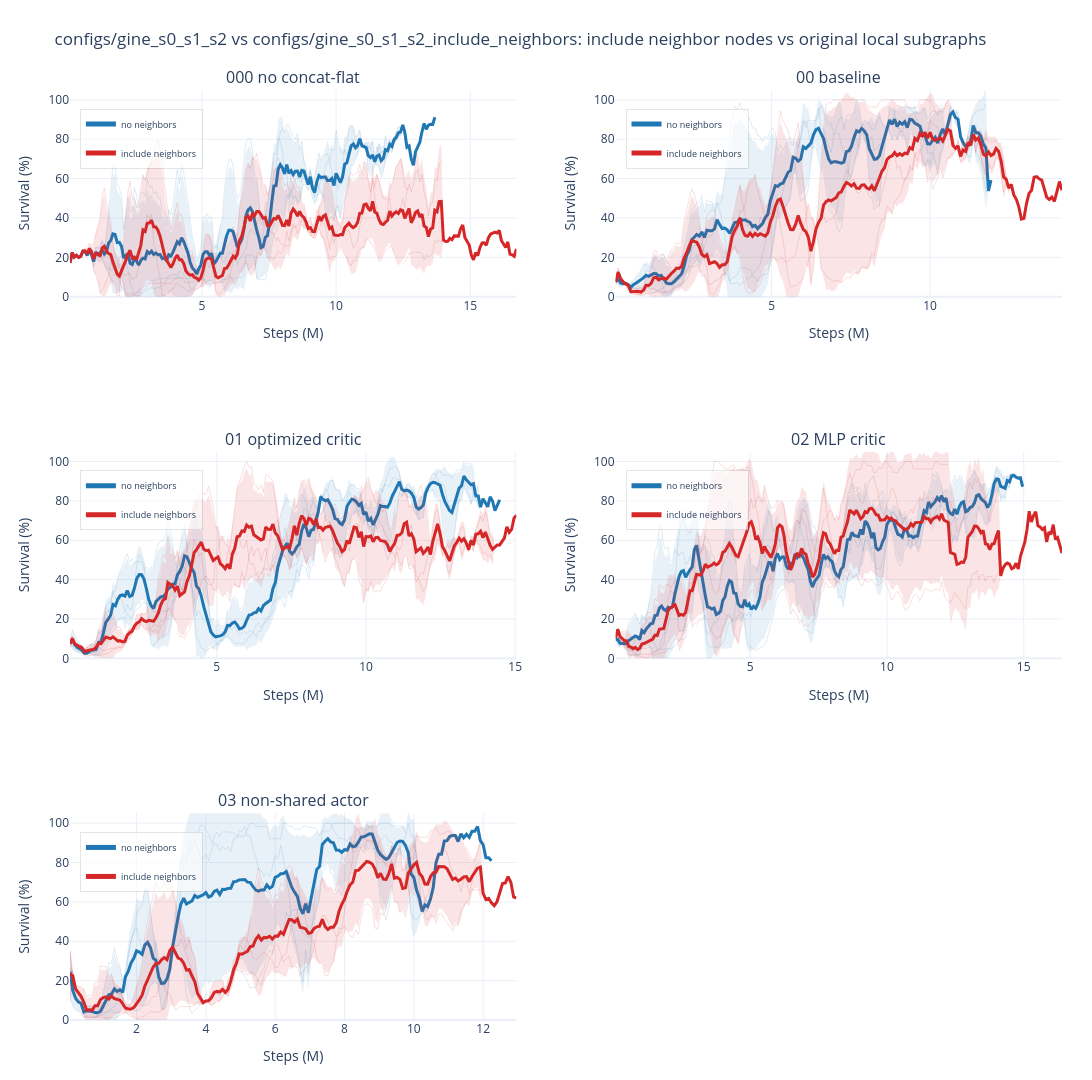

Write notebook code for a chart like this one.
### Markdown cell above
## GINE Include Neighbors

### Code cell
gine_neighbor_result = wm.plot_gine_neighbors_vs_original()
gine_neighbor_result["fig"]

### Figure 1 — Plotly figure (JSON) as saved in the notebook; plotly's stock layout.template omitted (floating-point values rounded to 4 significant figures; data arrays with more than 128 entries replaced by an {"elided": "..."} marker saying what was removed)
{"data": [{"hovertemplate": "<b>base | best_000_shared_actor_gnn_gine_a4_no_concat_flat_critic_gnn_legacy_update_s0</b><br>step: %{x:.2f}M<br>smoothed value: %{y:.3f}<extra></extra>", "legend": "legend", "legendgroup": "mean_subplot1:no neighbors", "line": {"color": "#1f77b4", "dash": "solid", "width": 1}, "mode": "lines", "name": "no neighbors member", "opacity": 0.14, "showlegend": false, "type": "scatter", "x": {"elided": "171 float values"}, "xaxis": "x", "y": {"elided": "171 float values"}, "yaxis": "y"}, {"hovertemplate": "<b>base | best_000_shared_actor_gnn_gine_a4_no_concat_flat_critic_gnn_legacy_update_s1</b><br>step: %{x:.2f}M<br>smoothed value: %{y:.3f}<extra></extra>", "legend": "legend", "legendgroup": "mean_subplot1:no neighbors", "line": {"color": "#1f77b4", "dash": "solid", "width": 1}, "mode": "lines", "name": "no neighbors member", "opacity": 0.14, "showlegend": false, "type": "scatter", "x": {"elided": "157 float values"}, "xaxis": "x", "y": {"elided": "157 float values"}, "yaxis": "y"}, {"hovertemplate": "<b>base | best_000_shared_actor_gnn_gine_a4_no_concat_flat_critic_gnn_legacy_update_s2</b><br>step: %{x:.2f}M<br>smoothed value: %{y:.3f}<extra></extra>", "legend": "legend", "legendgroup": "mean_subplot1:no neighbors", "line": {"color": "#1f77b4", "dash": "solid", "width": 1}, "mode": "lines", "name": "no neighbors member", "opacity": 0.14, "showlegend": false, "type": "scatter", "x": {"elided": "154 float values"}, "xaxis": "x", "y": {"elided": "154 float values"}, "yaxis": "y"}, {"fill": "toself", "fillcolor": "rgba(31,119,180,0.1)", "hoverinfo": "skip", "legend": "legend", "legendgroup": "mean_subplot1:no neighbors", "line": {"color": "rgba(0,0,0,0)", "width": 0}, "mode": "lines", "name": "no neighbors std", "showlegend": false, "type": "scatter", "x": {"elided": "342 float values"}, "xaxis": "x", "y": {"elided": "342 float values"}, "yaxis": "y"}, {"customdata": {"elided": "171 int values"}, "hovertemplate": "<b>no neighbors</b><br>metric: test/charts/episodic_survival<br>runs at step: %{customdata}<br>step: %{x:.2f}M<br>mean of smoothed seeds: %{y:.3f}<extra></extra>", "legend": "legend", "legendgroup": "mean_subplot1:no neighbors", "line": {"color": "#1f77b4", "dash": "solid", "width": 3}, "mode": "lines", "name": "no neighbors", "opacity": 1, "showlegend": true, "type": "scatter", "x": {"elided": "171 float values"}, "xaxis": "x", "y": {"elided": "171 float values"}, "yaxis": "y"}, {"hovertemplate": "<b>neighbors | best_000_shared_actor_gnn_gine_a4_no_concat_flat_critic_gnn_legacy_update_s0</b><br>step: %{x:.2f}M<br>smoothed value: %{y:.3f}<extra></extra>", "legend": "legend", "legendgroup": "mean_subplot1:include neighbors", "line": {"color": "#d62728", "dash": "solid", "width": 1}, "mode": "lines", "name": "include neighbors member", "opacity": 0.14, "showlegend": false, "type": "scatter", "x": {"elided": "209 float values"}, "xaxis": "x", "y": {"elided": "209 float values"}, "yaxis": "y"}, {"hovertemplate": "<b>neighbors | best_000_shared_actor_gnn_gine_a4_no_concat_flat_critic_gnn_legacy_update_s1</b><br>step: %{x:.2f}M<br>smoothed value: %{y:.3f}<extra></extra>", "legend": "legend", "legendgroup": "mean_subplot1:include neighbors", "line": {"color": "#d62728", "dash": "solid", "width": 1}, "mode": "lines", "name": "include neighbors member", "opacity": 0.14, "showlegend": false, "type": "scatter", "x": {"elided": "159 float values"}, "xaxis": "x", "y": {"elided": "159 float values"}, "yaxis": "y"}, {"hovertemplate": "<b>neighbors | best_000_shared_actor_gnn_gine_a4_no_concat_flat_critic_gnn_legacy_update_s2</b><br>step: %{x:.2f}M<br>smoothed value: %{y:.3f}<extra></extra>", "legend": "legend", "legendgroup": "mean_subplot1:include neighbors", "line": {"color": "#d62728", "dash": "solid", "width": 1}, "mode": "lines", "name": "include neighbors member", "opacity": 0.14, "showlegend": false, "type": "scatter", "x": {"elided": "174 float values"}, "xaxis": "x", "y": {"elided": "174 float values"}, "yaxis": "y"}, {"fill": "toself", "fillcolor": "rgba(214,39,40,0.12)", "hoverinfo": "skip", "legend": "legend", "legendgroup": "mean_subplot1:include neighbors", "line": {"color": "rgba(0,0,0,0)", "width": 0}, "mode": "lines", "name": "include neighbors std", "showlegend": false, "type": "scatter", "x": {"elided": "418 float values"}, "xaxis": "x", "y": {"elided": "418 float values"}, "yaxis": "y"}, {"customdata": {"elided": "209 int values"}, "hovertemplate": "<b>include neighbors</b><br>metric: test/charts/episodic_survival<br>runs at step: %{customdata}<br>step: %{x:.2f}M<br>mean of smoothed seeds: %{y:.3f}<extra></extra>", "legend": "legend", "legendgroup": "mean_subplot1:include neighbors", "line": {"color": "#d62728", "dash": "solid", "width": 3}, "mode": "lines", "name": "include neighbors", "opacity": 1, "showlegend": true, "type": "scatter", "x": {"elided": "209 float values"}, "xaxis": "x", "y": {"elided": "209 float values"}, "yaxis": "y"}, {"hovertemplate": "<b>base | best_00_shared_actor_gnn_gine_a4_concat_flat_critic_gnn_legacy_update_s0</b><br>step: %{x:.2f}M<br>smoothed value: %{y:.3f}<extra></extra>", "legend": "legend2", "legendgroup": "mean_subplot2:no neighbors", "line": {"color": "#1f77b4", "dash": "solid", "width": 1}, "mode": "lines", "name": "no neighbors member", "opacity": 0.14, "showlegend": false, "type": "scatter", "x": {"elided": "147 float values"}, "xaxis": "x2", "y": {"elided": "147 float values"}, "yaxis": "y2"}, {"hovertemplate": "<b>base | best_00_shared_actor_gnn_gine_a4_concat_flat_critic_gnn_legacy_update_s1</b><br>step: %{x:.2f}M<br>smoothed value: %{y:.3f}<extra></extra>", "legend": "legend2", "legendgroup": "mean_subplot2:no neighbors", "line": {"color": "#1f77b4", "dash": "solid", "width": 1}, "mode": "lines", "name": "no neighbors member", "opacity": 0.14, "showlegend": false, "type": "scatter", "x": {"elided": "130 float values"}, "xaxis": "x2", "y": {"elided": "130 float values"}, "yaxis": "y2"}, {"hovertemplate": "<b>base | best_00_shared_actor_gnn_gine_a4_concat_flat_critic_gnn_legacy_update_s2</b><br>step: %{x:.2f}M<br>smoothed value: %{y:.3f}<extra></extra>", "legend": "legend2", "legendgroup": "mean_subplot2:no neighbors", "line": {"color": "#1f77b4", "dash": "solid", "width": 1}, "mode": "lines", "name": "no neighbors member", "opacity": 0.14, "showlegend": false, "type": "scatter", "x": {"elided": "149 float values"}, "xaxis": "x2", "y": {"elided": "149 float values"}, "yaxis": "y2"}, {"fill": "toself", "fillcolor": "rgba(31,119,180,0.1)", "hoverinfo": "skip", "legend": "legend2", "legendgroup": "mean_subplot2:no neighbors", "line": {"color": "rgba(0,0,0,0)", "width": 0}, "mode": "lines", "name": "no neighbors std", "showlegend": false, "type": "scatter", "x": {"elided": "298 float values"}, "xaxis": "x2", "y": {"elided": "298 float values"}, "yaxis": "y2"}, {"customdata": {"elided": "149 int values"}, "hovertemplate": "<b>no neighbors</b><br>metric: test/charts/episodic_survival<br>runs at step: %{customdata}<br>step: %{x:.2f}M<br>mean of smoothed seeds: %{y:.3f}<extra></extra>", "legend": "legend2", "legendgroup": "mean_subplot2:no neighbors", "line": {"color": "#1f77b4", "dash": "solid", "width": 3}, "mode": "lines", "name": "no neighbors", "opacity": 1, "showlegend": true, "type": "scatter", "x": {"elided": "149 float values"}, "xaxis": "x2", "y": {"elided": "149 float values"}, "yaxis": "y2"}, {"hovertemplate": "<b>neighbors | best_00_shared_actor_gnn_gine_a4_concat_flat_critic_gnn_legacy_update_s0</b><br>step: %{x:.2f}M<br>smoothed value: %{y:.3f}<extra></extra>", "legend": "legend2", "legendgroup": "mean_subplot2:include neighbors", "line": {"color": "#d62728", "dash": "solid", "width": 1}, "mode": "lines", "name": "include neighbors member", "opacity": 0.14, "showlegend": false, "type": "scatter", "x": {"elided": "133 float values"}, "xaxis": "x2", "y": {"elided": "133 float values"}, "yaxis": "y2"}, {"hovertemplate": "<b>neighbors | best_00_shared_actor_gnn_gine_a4_concat_flat_critic_gnn_legacy_update_s1</b><br>step: %{x:.2f}M<br>smoothed value: %{y:.3f}<extra></extra>", "legend": "legend2", "legendgroup": "mean_subplot2:include neighbors", "line": {"color": "#d62728", "dash": "solid", "width": 1}, "mode": "lines", "name": "include neighbors member", "opacity": 0.14, "showlegend": false, "type": "scatter", "x": {"elided": "177 float values"}, "xaxis": "x2", "y": {"elided": "177 float values"}, "yaxis": "y2"}, {"hovertemplate": "<b>neighbors | best_00_shared_actor_gnn_gine_a4_concat_flat_critic_gnn_legacy_update_s2</b><br>step: %{x:.2f}M<br>smoothed value: %{y:.3f}<extra></extra>", "legend": "legend2", "legendgroup": "mean_subplot2:include neighbors", "line": {"color": "#d62728", "dash": "solid", "width": 1}, "mode": "lines", "name": "include neighbors member", "opacity": 0.14, "showlegend": false, "type": "scatter", "x": {"elided": "156 float values"}, "xaxis": "x2", "y": {"elided": "156 float values"}, "yaxis": "y2"}, {"fill": "toself", "fillcolor": "rgba(214,39,40,0.12)", "hoverinfo": "skip", "legend": "legend2", "legendgroup": "mean_subplot2:include neighbors", "line": {"color": "rgba(0,0,0,0)", "width": 0}, "mode": "lines", "name": "include neighbors std", "showlegend": false, "type": "scatter", "x": {"elided": "354 float values"}, "xaxis": "x2", "y": {"elided": "354 float values"}, "yaxis": "y2"}, {"customdata": {"elided": "177 int values"}, "hovertemplate": "<b>include neighbors</b><br>metric: test/charts/episodic_survival<br>runs at step: %{customdata}<br>step: %{x:.2f}M<br>mean of smoothed seeds: %{y:.3f}<extra></extra>", "legend": "legend2", "legendgroup": "mean_subplot2:include neighbors", "line": {"color": "#d62728", "dash": "solid", "width": 3}, "mode": "lines", "name": "include neighbors", "opacity": 1, "showlegend": true, "type": "scatter", "x": {"elided": "177 float values"}, "xaxis": "x2", "y": {"elided": "177 float values"}, "yaxis": "y2"}, {"hovertemplate": "<b>base | best_01_shared_actor_gnn_gine_a4_concat_flat_critic_gnn_optcritic_s0</b><br>step: %{x:.2f}M<br>smoothed value: %{y:.3f}<extra></extra>", "legend": "legend3", "legendgroup": "mean_subplot3:no neighbors", "line": {"color": "#1f77b4", "dash": "solid", "width": 1}, "mode": "lines", "name": "no neighbors member", "opacity": 0.14, "showlegend": false, "type": "scatter", "x": {"elided": "170 float values"}, "xaxis": "x3", "y": {"elided": "170 float values"}, "yaxis": "y3"}, {"hovertemplate": "<b>base | best_01_shared_actor_gnn_gine_a4_concat_flat_critic_gnn_optcritic_s1</b><br>step: %{x:.2f}M<br>smoothed value: %{y:.3f}<extra></extra>", "legend": "legend3", "legendgroup": "mean_subplot3:no neighbors", "line": {"color": "#1f77b4", "dash": "solid", "width": 1}, "mode": "lines", "name": "no neighbors member", "opacity": 0.14, "showlegend": false, "type": "scatter", "x": {"elided": "181 float values"}, "xaxis": "x3", "y": {"elided": "181 float values"}, "yaxis": "y3"}, {"hovertemplate": "<b>base | best_01_shared_actor_gnn_gine_a4_concat_flat_critic_gnn_optcritic_s2</b><br>step: %{x:.2f}M<br>smoothed value: %{y:.3f}<extra></extra>", "legend": "legend3", "legendgroup": "mean_subplot3:no neighbors", "line": {"color": "#1f77b4", "dash": "solid", "width": 1}, "mode": "lines", "name": "no neighbors member", "opacity": 0.14, "showlegend": false, "type": "scatter", "x": {"elided": "172 float values"}, "xaxis": "x3", "y": {"elided": "172 float values"}, "yaxis": "y3"}, {"fill": "toself", "fillcolor": "rgba(31,119,180,0.1)", "hoverinfo": "skip", "legend": "legend3", "legendgroup": "mean_subplot3:no neighbors", "line": {"color": "rgba(0,0,0,0)", "width": 0}, "mode": "lines", "name": "no neighbors std", "showlegend": false, "type": "scatter", "x": {"elided": "362 float values"}, "xaxis": "x3", "y": {"elided": "362 float values"}, "yaxis": "y3"}, {"customdata": {"elided": "181 int values"}, "hovertemplate": "<b>no neighbors</b><br>metric: test/charts/episodic_survival<br>runs at step: %{customdata}<br>step: %{x:.2f}M<br>mean of smoothed seeds: %{y:.3f}<extra></extra>", "legend": "legend3", "legendgroup": "mean_subplot3:no neighbors", "line": {"color": "#1f77b4", "dash": "solid", "width": 3}, "mode": "lines", "name": "no neighbors", "opacity": 1, "showlegend": true, "type": "scatter", "x": {"elided": "181 float values"}, "xaxis": "x3", "y": {"elided": "181 float values"}, "yaxis": "y3"}, {"hovertemplate": "<b>neighbors | best_01_shared_actor_gnn_gine_a4_concat_flat_critic_gnn_optcritic_s0</b><br>step: %{x:.2f}M<br>smoothed value: %{y:.3f}<extra></extra>", "legend": "legend3", "legendgroup": "mean_subplot3:include neighbors", "line": {"color": "#d62728", "dash": "solid", "width": 1}, "mode": "lines", "name": "include neighbors member", "opacity": 0.14, "showlegend": false, "type": "scatter", "x": {"elided": "151 float values"}, "xaxis": "x3", "y": {"elided": "151 float values"}, "yaxis": "y3"}, {"hovertemplate": "<b>neighbors | best_01_shared_actor_gnn_gine_a4_concat_flat_critic_gnn_optcritic_s1</b><br>step: %{x:.2f}M<br>smoothed value: %{y:.3f}<extra></extra>", "legend": "legend3", "legendgroup": "mean_subplot3:include neighbors", "line": {"color": "#d62728", "dash": "solid", "width": 1}, "mode": "lines", "name": "include neighbors member", "opacity": 0.14, "showlegend": false, "type": "scatter", "x": {"elided": "178 float values"}, "xaxis": "x3", "y": {"elided": "178 float values"}, "yaxis": "y3"}, {"hovertemplate": "<b>neighbors | best_01_shared_actor_gnn_gine_a4_concat_flat_critic_gnn_optcritic_s2</b><br>step: %{x:.2f}M<br>smoothed value: %{y:.3f}<extra></extra>", "legend": "legend3", "legendgroup": "mean_subplot3:include neighbors", "line": {"color": "#d62728", "dash": "solid", "width": 1}, "mode": "lines", "name": "include neighbors member", "opacity": 0.14, "showlegend": false, "type": "scatter", "x": {"elided": "188 float values"}, "xaxis": "x3", "y": {"elided": "188 float values"}, "yaxis": "y3"}, {"fill": "toself", "fillcolor": "rgba(214,39,40,0.12)", "hoverinfo": "skip", "legend": "legend3", "legendgroup": "mean_subplot3:include neighbors", "line": {"color": "rgba(0,0,0,0)", "width": 0}, "mode": "lines", "name": "include neighbors std", "showlegend": false, "type": "scatter", "x": {"elided": "376 float values"}, "xaxis": "x3", "y": {"elided": "376 float values"}, "yaxis": "y3"}, {"customdata": {"elided": "188 int values"}, "hovertemplate": "<b>include neighbors</b><br>metric: test/charts/episodic_survival<br>runs at step: %{customdata}<br>step: %{x:.2f}M<br>mean of smoothed seeds: %{y:.3f}<extra></extra>", "legend": "legend3", "legendgroup": "mean_subplot3:include neighbors", "line": {"color": "#d62728", "dash": "solid", "width": 3}, "mode": "lines", "name": "include neighbors", "opacity": 1, "showlegend": true, "type": "scatter", "x": {"elided": "188 float values"}, "xaxis": "x3", "y": {"elided": "188 float values"}, "yaxis": "y3"}, {"hovertemplate": "<b>base | best_02_shared_actor_gnn_gine_a4_concat_flat_critic_mlp_legacy_update_s0</b><br>step: %{x:.2f}M<br>smoothed value: %{y:.3f}<extra></extra>", "legend": "legend4", "legendgroup": "mean_subplot4:no neighbors", "line": {"color": "#1f77b4", "dash": "solid", "width": 1}, "mode": "lines", "name": "no neighbors member", "opacity": 0.14, "showlegend": false, "type": "scatter", "x": {"elided": "187 float values"}, "xaxis": "x4", "y": {"elided": "187 float values"}, "yaxis": "y4"}, {"hovertemplate": "<b>base | best_02_shared_actor_gnn_gine_a4_concat_flat_critic_mlp_legacy_update_s1</b><br>step: %{x:.2f}M<br>smoothed value: %{y:.3f}<extra></extra>", "legend": "legend4", "legendgroup": "mean_subplot4:no neighbors", "line": {"color": "#1f77b4", "dash": "solid", "width": 1}, "mode": "lines", "name": "no neighbors member", "opacity": 0.14, "showlegend": false, "type": "scatter", "x": {"elided": "170 float values"}, "xaxis": "x4", "y": {"elided": "170 float values"}, "yaxis": "y4"}, {"hovertemplate": "<b>base | best_02_shared_actor_gnn_gine_a4_concat_flat_critic_mlp_legacy_update_s2</b><br>step: %{x:.2f}M<br>smoothed value: %{y:.3f}<extra></extra>", "legend": "legend4", "legendgroup": "mean_subplot4:no neighbors", "line": {"color": "#1f77b4", "dash": "solid", "width": 1}, "mode": "lines", "name": "no neighbors member", "opacity": 0.14, "showlegend": false, "type": "scatter", "x": {"elided": "187 float values"}, "xaxis": "x4", "y": {"elided": "187 float values"}, "yaxis": "y4"}, {"fill": "toself", "fillcolor": "rgba(31,119,180,0.1)", "hoverinfo": "skip", "legend": "legend4", "legendgroup": "mean_subplot4:no neighbors", "line": {"color": "rgba(0,0,0,0)", "width": 0}, "mode": "lines", "name": "no neighbors std", "showlegend": false, "type": "scatter", "x": {"elided": "374 float values"}, "xaxis": "x4", "y": {"elided": "374 float values"}, "yaxis": "y4"}, {"customdata": {"elided": "187 int values"}, "hovertemplate": "<b>no neighbors</b><br>metric: test/charts/episodic_survival<br>runs at step: %{customdata}<br>step: %{x:.2f}M<br>mean of smoothed seeds: %{y:.3f}<extra></extra>", "legend": "legend4", "legendgroup": "mean_subplot4:no neighbors", "line": {"color": "#1f77b4", "dash": "solid", "width": 3}, "mode": "lines", "name": "no neighbors", "opacity": 1, "showlegend": true, "type": "scatter", "x": {"elided": "187 float values"}, "xaxis": "x4", "y": {"elided": "187 float values"}, "yaxis": "y4"}, {"hovertemplate": "<b>neighbors | best_02_shared_actor_gnn_gine_a4_concat_flat_critic_mlp_legacy_update_s0</b><br>step: %{x:.2f}M<br>smoothed value: %{y:.3f}<extra></extra>", "legend": "legend4", "legendgroup": "mean_subplot4:include neighbors", "line": {"color": "#d62728", "dash": "solid", "width": 1}, "mode": "lines", "name": "include neighbors member", "opacity": 0.14, "showlegend": false, "type": "scatter", "x": {"elided": "205 float values"}, "xaxis": "x4", "y": {"elided": "205 float values"}, "yaxis": "y4"}, {"hovertemplate": "<b>neighbors | best_02_shared_actor_gnn_gine_a4_concat_flat_critic_mlp_legacy_update_s1</b><br>step: %{x:.2f}M<br>smoothed value: %{y:.3f}<extra></extra>", "legend": "legend4", "legendgroup": "mean_subplot4:include neighbors", "line": {"color": "#d62728", "dash": "solid", "width": 1}, "mode": "lines", "name": "include neighbors member", "opacity": 0.14, "showlegend": false, "type": "scatter", "x": {"elided": "176 float values"}, "xaxis": "x4", "y": {"elided": "176 float values"}, "yaxis": "y4"}, {"hovertemplate": "<b>neighbors | best_02_shared_actor_gnn_gine_a4_concat_flat_critic_mlp_legacy_update_s2</b><br>step: %{x:.2f}M<br>smoothed value: %{y:.3f}<extra></extra>", "legend": "legend4", "legendgroup": "mean_subplot4:include neighbors", "line": {"color": "#d62728", "dash": "solid", "width": 1}, "mode": "lines", "name": "include neighbors member", "opacity": 0.14, "showlegend": false, "type": "scatter", "x": {"elided": "153 float values"}, "xaxis": "x4", "y": {"elided": "153 float values"}, "yaxis": "y4"}, {"fill": "toself", "fillcolor": "rgba(214,39,40,0.12)", "hoverinfo": "skip", "legend": "legend4", "legendgroup": "mean_subplot4:include neighbors", "line": {"color": "rgba(0,0,0,0)", "width": 0}, "mode": "lines", "name": "include neighbors std", "showlegend": false, "type": "scatter", "x": {"elided": "410 float values"}, "xaxis": "x4", "y": {"elided": "410 float values"}, "yaxis": "y4"}, {"customdata": {"elided": "205 int values"}, "hovertemplate": "<b>include neighbors</b><br>metric: test/charts/episodic_survival<br>runs at step: %{customdata}<br>step: %{x:.2f}M<br>mean of smoothed seeds: %{y:.3f}<extra></extra>", "legend": "legend4", "legendgroup": "mean_subplot4:include neighbors", "line": {"color": "#d62728", "dash": "solid", "width": 3}, "mode": "lines", "name": "include neighbors", "opacity": 1, "showlegend": true, "type": "scatter", "x": {"elided": "205 float values"}, "xaxis": "x4", "y": {"elided": "205 float values"}, "yaxis": "y4"}, {"hovertemplate": "<b>base | best_03_nonshared_actor_gnn_gine_a4_concat_flat_critic_gnn_legacy_update_s0</b><br>step: %{x:.2f}M<br>smoothed value: %{y:.3f}<extra></extra>", "legend": "legend5", "legendgroup": "mean_subplot5:no neighbors", "line": {"color": "#1f77b4", "dash": "solid", "width": 1}, "mode": "lines", "name": "no neighbors member", "opacity": 0.14, "showlegend": false, "type": "scatter", "x": [0.08, 0.16, 0.24, 0.32, 0.4, 0.48, 0.56, 0.64, 0.72, 0.8, 0.88, 0.96, 1.04, 1.12, 1.2, 1.28, 1.36, 1.44, 1.52, 1.6, 1.68, 1.76, 1.84, 1.92, 2.0, 2.08, 2.16, 2.24, 2.32, 2.4, 2.48, 2.56, 2.64, 2.72, 2.8, 2.88, 2.96, 3.04, 3.12, 3.2, 3.28, 3.36, 3.44, 3.52, 3.6, 3.68, 3.76, 3.84, 3.92, 4.0, 4.08, 4.16, 4.24, 4.32, 4.4, 4.48, 4.56, 4.64, 4.72, 4.8, 4.88, 4.96, 5.04, 5.12, 5.2, 5.28, 5.36, 5.44, 5.52, 5.6, 5.68, 5.76, 5.84, 5.92, 6.0, 6.08, 6.16, 6.24, 6.32, 6.4, 6.48, 6.56, 6.64, 6.72, 6.8, 6.88, 6.96, 7.04, 7.12, 7.2, 7.28, 7.36, 7.44, 7.52, 7.6, 7.68, 7.76, 7.84, 7.92, 8.0, 8.08, 8.16, 8.24, 8.32, 8.4, 8.48, 8.56, 8.64, 8.72, 8.8, 8.88, 8.96, 9.04, 9.12, 9.2, 9.28, 9.36, 9.44, 9.52, 9.6, 9.68, 9.76], "xaxis": "x5", "y": [26.33, 15.78, 11.34, 9.488, 8.598, 3.566, 6.861, 6.953, 7.012, 6.703, 6.715, 4.163, 4.152, 3.805, 4.337, 4.819, 3.562, 3.634, 4.092, 6.118, 20.87, 31.94, 39.93, 44.56, 46.98, 41.3, 35.21, 38.74, 37.37, 36.38, 30.47, 39.36, 30.6, 32.45, 33.6, 33.54, 29.85, 40.08, 46.34, 57.01, 68.52, 77.21, 81.13, 86.42, 86.34, 90.99, 86.8, 82.03, 82.19, 84.42, 81.1, 85.9, 93.12, 95.32, 93.21, 95.6, 95.6, 95.6, 95.6, 95.26, 93.37, 93.37, 93.37, 93.37, 97.18, 100.0, 100.0, 98.37, 98.37, 98.37, 98.37, 98.37, 92.06, 92.06, 92.06, 92.06, 92.06, 100.0, 100.0, 98.36, 98.36, 96.9, 96.9, 96.9, 98.54, 98.54, 97.83, 97.83, 97.83, 96.94, 93.88, 96.05, 96.05, 96.05, 96.94, 100.0, 100.0, 100.0, 100.0, 100.0, 100.0, 100.0, 100.0, 97.5, 97.5, 97.5, 97.5, 96.03, 98.54, 98.54, 98.54, 98.54, 100.0, 100.0, 100.0, 100.0, 98.54, 98.54, 98.54, 98.54, 98.54, 95.08], "yaxis": "y5"}, {"hovertemplate": "<b>base | best_03_nonshared_actor_gnn_gine_a4_concat_flat_critic_gnn_legacy_update_s1</b><br>step: %{x:.2f}M<br>smoothed value: %{y:.3f}<extra></extra>", "legend": "legend5", "legendgroup": "mean_subplot5:no neighbors", "line": {"color": "#1f77b4", "dash": "solid", "width": 1}, "mode": "lines", "name": "no neighbors member", "opacity": 0.14, "showlegend": false, "type": "scatter", "x": {"elided": "153 float values"}, "xaxis": "x5", "y": {"elided": "153 float values"}, "yaxis": "y5"}, {"hovertemplate": "<b>base | best_03_nonshared_actor_gnn_gine_a4_concat_flat_critic_gnn_legacy_update_s2</b><br>step: %{x:.2f}M<br>smoothed value: %{y:.3f}<extra></extra>", "legend": "legend5", "legendgroup": "mean_subplot5:no neighbors", "line": {"color": "#1f77b4", "dash": "solid", "width": 1}, "mode": "lines", "name": "no neighbors member", "opacity": 0.14, "showlegend": false, "type": "scatter", "x": {"elided": "130 float values"}, "xaxis": "x5", "y": {"elided": "130 float values"}, "yaxis": "y5"}, {"fill": "toself", "fillcolor": "rgba(31,119,180,0.1)", "hoverinfo": "skip", "legend": "legend5", "legendgroup": "mean_subplot5:no neighbors", "line": {"color": "rgba(0,0,0,0)", "width": 0}, "mode": "lines", "name": "no neighbors std", "showlegend": false, "type": "scatter", "x": {"elided": "306 float values"}, "xaxis": "x5", "y": {"elided": "306 float values"}, "yaxis": "y5"}, {"customdata": {"elided": "153 int values"}, "hovertemplate": "<b>no neighbors</b><br>metric: test/charts/episodic_survival<br>runs at step: %{customdata}<br>step: %{x:.2f}M<br>mean of smoothed seeds: %{y:.3f}<extra></extra>", "legend": "legend5", "legendgroup": "mean_subplot5:no neighbors", "line": {"color": "#1f77b4", "dash": "solid", "width": 3}, "mode": "lines", "name": "no neighbors", "opacity": 1, "showlegend": true, "type": "scatter", "x": {"elided": "153 float values"}, "xaxis": "x5", "y": {"elided": "153 float values"}, "yaxis": "y5"}, {"hovertemplate": "<b>neighbors | best_03_nonshared_actor_gnn_gine_a4_concat_flat_critic_gnn_legacy_update_s0</b><br>step: %{x:.2f}M<br>smoothed value: %{y:.3f}<extra></extra>", "legend": "legend5", "legendgroup": "mean_subplot5:include neighbors", "line": {"color": "#d62728", "dash": "solid", "width": 1}, "mode": "lines", "name": "include neighbors member", "opacity": 0.14, "showlegend": false, "type": "scatter", "x": {"elided": "149 float values"}, "xaxis": "x5", "y": {"elided": "149 float values"}, "yaxis": "y5"}, {"hovertemplate": "<b>neighbors | best_03_nonshared_actor_gnn_gine_a4_concat_flat_critic_gnn_legacy_update_s1</b><br>step: %{x:.2f}M<br>smoothed value: %{y:.3f}<extra></extra>", "legend": "legend5", "legendgroup": "mean_subplot5:include neighbors", "line": {"color": "#d62728", "dash": "solid", "width": 1}, "mode": "lines", "name": "include neighbors member", "opacity": 0.14, "showlegend": false, "type": "scatter", "x": {"elided": "148 float values"}, "xaxis": "x5", "y": {"elided": "148 float values"}, "yaxis": "y5"}, {"hovertemplate": "<b>neighbors | best_03_nonshared_actor_gnn_gine_a4_concat_flat_critic_gnn_legacy_update_s2</b><br>step: %{x:.2f}M<br>smoothed value: %{y:.3f}<extra></extra>", "legend": "legend5", "legendgroup": "mean_subplot5:include neighbors", "line": {"color": "#d62728", "dash": "solid", "width": 1}, "mode": "lines", "name": "include neighbors member", "opacity": 0.14, "showlegend": false, "type": "scatter", "x": {"elided": "162 float values"}, "xaxis": "x5", "y": {"elided": "162 float values"}, "yaxis": "y5"}, {"fill": "toself", "fillcolor": "rgba(214,39,40,0.12)", "hoverinfo": "skip", "legend": "legend5", "legendgroup": "mean_subplot5:include neighbors", "line": {"color": "rgba(0,0,0,0)", "width": 0}, "mode": "lines", "name": "include neighbors std", "showlegend": false, "type": "scatter", "x": {"elided": "324 float values"}, "xaxis": "x5", "y": {"elided": "324 float values"}, "yaxis": "y5"}, {"customdata": {"elided": "162 int values"}, "hovertemplate": "<b>include neighbors</b><br>metric: test/charts/episodic_survival<br>runs at step: %{customdata}<br>step: %{x:.2f}M<br>mean of smoothed seeds: %{y:.3f}<extra></extra>", "legend": "legend5", "legendgroup": "mean_subplot5:include neighbors", "line": {"color": "#d62728", "dash": "solid", "width": 3}, "mode": "lines", "name": "include neighbors", "opacity": 1, "showlegend": true, "type": "scatter", "x": {"elided": "162 float values"}, "xaxis": "x5", "y": {"elided": "162 float values"}, "yaxis": "y5"}], "layout": {"annotations": [{"font": {"size": 16}, "showarrow": false, "text": "000 no concat-flat", "x": 0.225, "xanchor": "center", "xref": "paper", "y": 1, "yanchor": "bottom", "yref": "paper"}, {"font": {"size": 16}, "showarrow": false, "text": "00 baseline", "x": 0.775, "xanchor": "center", "xref": "paper", "y": 1, "yanchor": "bottom", "yref": "paper"}, {"font": {"size": 16}, "showarrow": false, "text": "01 optimized critic", "x": 0.225, "xanchor": "center", "xref": "paper", "y": 0.6111, "yanchor": "bottom", "yref": "paper"}, {"font": {"size": 16}, "showarrow": false, "text": "02 MLP critic", "x": 0.775, "xanchor": "center", "xref": "paper", "y": 0.6111, "yanchor": "bottom", "yref": "paper"}, {"font": {"size": 16}, "showarrow": false, "text": "03 non-shared actor", "x": 0.225, "xanchor": "center", "xref": "paper", "y": 0.2222, "yanchor": "bottom", "yref": "paper"}], "height": 1080, "hovermode": "x unified", "legend": {"bgcolor": "rgba(255,255,255,0.62)", "bordercolor": "rgba(0,0,0,0.10)", "borderwidth": 1, "font": {"size": 9}, "itemsizing": "constant", "orientation": "v", "x": 0.01, "xanchor": "left", "y": 0.98, "yanchor": "top"}, "legend2": {"bgcolor": "rgba(255,255,255,0.62)", "bordercolor": "rgba(0,0,0,0.10)", "borderwidth": 1, "font": {"size": 9}, "itemsizing": "constant", "orientation": "v", "x": 0.56, "xanchor": "left", "y": 0.98, "yanchor": "top"}, "legend3": {"bgcolor": "rgba(255,255,255,0.62)", "bordercolor": "rgba(0,0,0,0.10)", "borderwidth": 1, "font": {"size": 9}, "itemsizing": "constant", "orientation": "v", "x": 0.01, "xanchor": "left", "y": 0.5911, "yanchor": "top"}, "legend4": {"bgcolor": "rgba(255,255,255,0.62)", "bordercolor": "rgba(0,0,0,0.10)", "borderwidth": 1, "font": {"size": 9}, "itemsizing": "constant", "orientation": "v", "x": 0.56, "xanchor": "left", "y": 0.5911, "yanchor": "top"}, "legend5": {"bgcolor": "rgba(255,255,255,0.62)", "bordercolor": "rgba(0,0,0,0.10)", "borderwidth": 1, "font": {"size": 9}, "itemsizing": "constant", "orientation": "v", "x": 0.01, "xanchor": "left", "y": 0.2022, "yanchor": "top"}, "margin": {"b": 60, "l": 70, "r": 30, "t": 90}, "showlegend": true, "title": {"text": "configs/gine_s0_s1_s2 vs configs/gine_s0_s1_s2_include_neighbors: include neighbor nodes vs original local subgraphs"}, "width": 1550, "xaxis": {"anchor": "y", "domain": [0, 0.45], "title": {"text": "Steps (M)"}}, "xaxis2": {"anchor": "y2", "domain": [0.55, 1], "title": {"text": "Steps (M)"}}, "xaxis3": {"anchor": "y3", "domain": [0, 0.45], "title": {"text": "Steps (M)"}}, "xaxis4": {"anchor": "y4", "domain": [0.55, 1], "title": {"text": "Steps (M)"}}, "xaxis5": {"anchor": "y5", "domain": [0, 0.45], "title": {"text": "Steps (M)"}}, "xaxis6": {"anchor": "y6", "domain": [0.55, 1]}, "yaxis": {"anchor": "x", "domain": [0.7778, 1], "range": [0, 105], "title": {"text": "Survival (%)"}}, "yaxis2": {"anchor": "x2", "domain": [0.7778, 1], "range": [0, 105], "title": {"text": "Survival (%)"}}, "yaxis3": {"anchor": "x3", "domain": [0.3889, 0.6111], "range": [0, 105], "title": {"text": "Survival (%)"}}, "yaxis4": {"anchor": "x4", "domain": [0.3889, 0.6111], "range": [0, 105], "title": {"text": "Survival (%)"}}, "yaxis5": {"anchor": "x5", "domain": [0, 0.2222], "range": [0, 105], "title": {"text": "Survival (%)"}}, "yaxis6": {"anchor": "x6", "domain": [0, 0.2222]}}}
